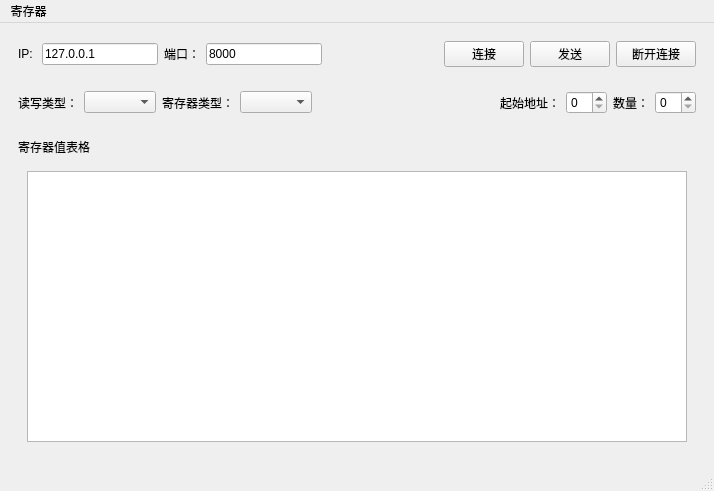
<?xml version="1.0" encoding="UTF-8"?>
<ui version="4.0">
 <class>MainWindow</class>
 <widget class="QMainWindow" name="MainWindow">
  <property name="geometry">
   <rect>
    <x>0</x>
    <y>0</y>
    <width>714</width>
    <height>491</height>
   </rect>
  </property>
  <property name="windowTitle">
   <string>FANUC机器人寄存器通讯软件</string>
  </property>
  <widget class="QWidget" name="centralwidget">
   <layout class="QVBoxLayout" name="verticalLayout_2">
    <item>
     <widget class="QWidget" name="widget" native="true">
      <layout class="QHBoxLayout" name="horizontalLayout_2">
       <item>
        <layout class="QHBoxLayout" name="horizontalLayout">
         <item>
          <widget class="QLabel" name="label_6">
           <property name="text">
            <string>IP: </string>
           </property>
          </widget>
         </item>
         <item>
          <widget class="QLineEdit" name="ipLineEdit">
           <property name="text">
            <string>127.0.0.1</string>
           </property>
          </widget>
         </item>
         <item>
          <widget class="QLabel" name="label">
           <property name="text">
            <string>端口：</string>
           </property>
          </widget>
         </item>
         <item>
          <widget class="QLineEdit" name="portLineEdit">
           <property name="text">
            <string>8000</string>
           </property>
          </widget>
         </item>
         <item>
          <spacer name="horizontalSpacer_3">
           <property name="orientation">
            <enum>Qt::Horizontal</enum>
           </property>
           <property name="sizeHint" stdset="0">
            <size>
             <width>40</width>
             <height>20</height>
            </size>
           </property>
          </spacer>
         </item>
         <item>
          <widget class="QPushButton" name="connectBtn">
           <property name="text">
            <string>连接</string>
           </property>
          </widget>
         </item>
         <item>
          <widget class="QPushButton" name="sendBtn">
           <property name="text">
            <string>发送</string>
           </property>
          </widget>
         </item>
         <item>
          <widget class="QPushButton" name="disconnectBtn">
           <property name="text">
            <string>断开连接</string>
           </property>
          </widget>
         </item>
        </layout>
       </item>
      </layout>
     </widget>
    </item>
    <item>
     <widget class="QWidget" name="widget_3" native="true">
      <layout class="QHBoxLayout" name="horizontalLayout_6">
       <item>
        <widget class="QLabel" name="label_2">
         <property name="text">
          <string>读写类型：</string>
         </property>
        </widget>
       </item>
       <item>
        <widget class="QComboBox" name="RWComboBox"/>
       </item>
       <item>
        <widget class="QLabel" name="label_3">
         <property name="text">
          <string>寄存器类型：</string>
         </property>
        </widget>
       </item>
       <item>
        <widget class="QComboBox" name="regComboBox"/>
       </item>
       <item>
        <spacer name="horizontalSpacer_2">
         <property name="orientation">
          <enum>Qt::Horizontal</enum>
         </property>
         <property name="sizeHint" stdset="0">
          <size>
           <width>118</width>
           <height>20</height>
          </size>
         </property>
        </spacer>
       </item>
       <item>
        <widget class="QLabel" name="label_4">
         <property name="text">
          <string>起始地址：</string>
         </property>
        </widget>
       </item>
       <item>
        <widget class="QSpinBox" name="startSB"/>
       </item>
       <item>
        <widget class="QLabel" name="label_5">
         <property name="text">
          <string>数量：</string>
         </property>
        </widget>
       </item>
       <item>
        <widget class="QSpinBox" name="numSB"/>
       </item>
      </layout>
     </widget>
    </item>
    <item>
     <widget class="QWidget" name="widget_2" native="true">
      <layout class="QVBoxLayout" name="verticalLayout_3">
       <item>
        <widget class="QLabel" name="label_7">
         <property name="text">
          <string>寄存器值表格</string>
         </property>
        </widget>
       </item>
       <item>
        <widget class="QStackedWidget" name="stackedWidget">
         <property name="currentIndex">
          <number>0</number>
         </property>
         <widget class="QWidget" name="R">
          <layout class="QHBoxLayout" name="horizontalLayout_3">
           <item>
            <widget class="QTableWidget" name="R_Widget"/>
           </item>
          </layout>
         </widget>
         <widget class="QWidget" name="SR">
          <layout class="QHBoxLayout" name="horizontalLayout_5">
           <item>
            <widget class="QTableWidget" name="SR_Widget"/>
           </item>
          </layout>
         </widget>
         <widget class="QWidget" name="PR">
          <layout class="QHBoxLayout" name="horizontalLayout_4">
           <item>
            <widget class="QTableWidget" name="PR_Widget"/>
           </item>
          </layout>
         </widget>
         <widget class="QWidget" name="DIDO">
          <layout class="QHBoxLayout" name="horizontalLayout_7">
           <item>
            <widget class="QTableWidget" name="DI_DO_Widget"/>
           </item>
          </layout>
         </widget>
         <widget class="QWidget" name="UIUO">
          <layout class="QHBoxLayout" name="horizontalLayout_8">
           <item>
            <widget class="QTableWidget" name="UI_UO_Widget"/>
           </item>
          </layout>
         </widget>
        </widget>
       </item>
      </layout>
     </widget>
    </item>
   </layout>
  </widget>
  <widget class="QMenuBar" name="menubar">
   <property name="geometry">
    <rect>
     <x>0</x>
     <y>0</y>
     <width>714</width>
     <height>21</height>
    </rect>
   </property>
   <widget class="QMenu" name="menuR">
    <property name="title">
     <string>寄存器</string>
    </property>
   </widget>
   <addaction name="menuR"/>
  </widget>
  <widget class="QStatusBar" name="statusbar"/>
 </widget>
 <resources/>
 <connections/>
</ui>
